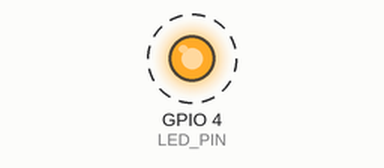
Bench run of a sketch on a simulated Seeed XIAO ESP32-C3. Parts: output pins drawn as LEDs (lit = HIGH). Dashed ring = blinking.

Above: at 0.1 s.
Timing chart, 0 to 3.0 s (numbered marks = the images above):
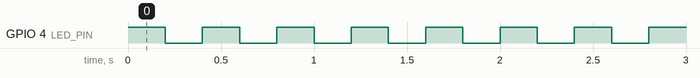

The sketch:

hello_blink.ino
```cpp
const int LED_PIN = D2; // external LED pin (XIAO ESP32C3 has no built-in LED)

void setup()
{
    pinMode(LED_PIN, OUTPUT);
}

void loop()
{
    digitalWrite(LED_PIN, HIGH);
    delay(200);
    digitalWrite(LED_PIN, LOW);
    delay(200);
}
```

Measured:
- by itself, GPIO 4 (LED_PIN): alternates HIGH for 0.20 s and LOW for 0.20 s
